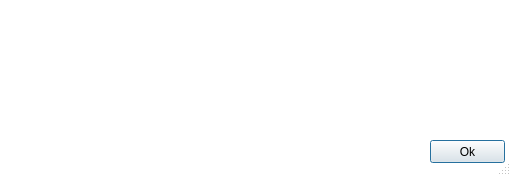
<?xml version="1.0" encoding="UTF-8"?>
<ui version="4.0">
 <class>InfoDialog</class>
 <widget class="QDialog" name="InfoDialog">
  <property name="windowModality">
   <enum>Qt::ApplicationModal</enum>
  </property>
  <property name="geometry">
   <rect>
    <x>0</x>
    <y>0</y>
    <width>511</width>
    <height>176</height>
   </rect>
  </property>
  <property name="palette">
   <palette>
    <active>
     <colorrole role="Base">
      <brush brushstyle="SolidPattern">
       <color alpha="255">
        <red>255</red>
        <green>255</green>
        <blue>255</blue>
       </color>
      </brush>
     </colorrole>
     <colorrole role="Window">
      <brush brushstyle="SolidPattern">
       <color alpha="255">
        <red>255</red>
        <green>255</green>
        <blue>255</blue>
       </color>
      </brush>
     </colorrole>
    </active>
    <inactive>
     <colorrole role="Base">
      <brush brushstyle="SolidPattern">
       <color alpha="255">
        <red>255</red>
        <green>255</green>
        <blue>255</blue>
       </color>
      </brush>
     </colorrole>
     <colorrole role="Window">
      <brush brushstyle="SolidPattern">
       <color alpha="255">
        <red>255</red>
        <green>255</green>
        <blue>255</blue>
       </color>
      </brush>
     </colorrole>
    </inactive>
    <disabled>
     <colorrole role="Base">
      <brush brushstyle="SolidPattern">
       <color alpha="255">
        <red>255</red>
        <green>255</green>
        <blue>255</blue>
       </color>
      </brush>
     </colorrole>
     <colorrole role="Window">
      <brush brushstyle="SolidPattern">
       <color alpha="255">
        <red>255</red>
        <green>255</green>
        <blue>255</blue>
       </color>
      </brush>
     </colorrole>
    </disabled>
   </palette>
  </property>
  <property name="windowTitle">
   <string>Espace Collaboratif IGN</string>
  </property>
  <property name="autoFillBackground">
   <bool>false</bool>
  </property>
  <property name="sizeGripEnabled">
   <bool>true</bool>
  </property>
  <property name="modal">
   <bool>true</bool>
  </property>
  <widget class="QLabel" name="label">
   <property name="geometry">
    <rect>
     <x>20</x>
     <y>20</y>
     <width>46</width>
     <height>13</height>
    </rect>
   </property>
   <property name="text">
    <string/>
   </property>
   <property name="pixmap">
    <pixmap>:/plugins/RipartPlugin/icon.png</pixmap>
   </property>
  </widget>
  <widget class="QLabel" name="logo">
   <property name="geometry">
    <rect>
     <x>10</x>
     <y>0</y>
     <width>121</width>
     <height>141</height>
    </rect>
   </property>
   <property name="font">
    <font>
     <pointsize>10</pointsize>
    </font>
   </property>
   <property name="text">
    <string/>
   </property>
   <property name="scaledContents">
    <bool>true</bool>
   </property>
  </widget>
  <widget class="QTextBrowser" name="textInfo">
   <property name="geometry">
    <rect>
     <x>150</x>
     <y>10</y>
     <width>341</width>
     <height>121</height>
    </rect>
   </property>
   <property name="palette">
    <palette>
     <active>
      <colorrole role="WindowText">
       <brush brushstyle="SolidPattern">
        <color alpha="255">
         <red>0</red>
         <green>0</green>
         <blue>0</blue>
        </color>
       </brush>
      </colorrole>
      <colorrole role="Text">
       <brush brushstyle="SolidPattern">
        <color alpha="255">
         <red>81</red>
         <green>81</green>
         <blue>81</blue>
        </color>
       </brush>
      </colorrole>
     </active>
     <inactive>
      <colorrole role="WindowText">
       <brush brushstyle="SolidPattern">
        <color alpha="255">
         <red>0</red>
         <green>0</green>
         <blue>0</blue>
        </color>
       </brush>
      </colorrole>
      <colorrole role="Text">
       <brush brushstyle="SolidPattern">
        <color alpha="255">
         <red>81</red>
         <green>81</green>
         <blue>81</blue>
        </color>
       </brush>
      </colorrole>
     </inactive>
     <disabled>
      <colorrole role="WindowText">
       <brush brushstyle="SolidPattern">
        <color alpha="255">
         <red>120</red>
         <green>120</green>
         <blue>120</blue>
        </color>
       </brush>
      </colorrole>
      <colorrole role="Text">
       <brush brushstyle="SolidPattern">
        <color alpha="255">
         <red>120</red>
         <green>120</green>
         <blue>120</blue>
        </color>
       </brush>
      </colorrole>
     </disabled>
    </palette>
   </property>
   <property name="font">
    <font>
     <pointsize>9</pointsize>
    </font>
   </property>
   <property name="frameShape">
    <enum>QFrame::NoFrame</enum>
   </property>
   <property name="lineWidth">
    <number>0</number>
   </property>
  </widget>
  <widget class="QPushButton" name="btnOK">
   <property name="geometry">
    <rect>
     <x>430</x>
     <y>140</y>
     <width>75</width>
     <height>23</height>
    </rect>
   </property>
   <property name="text">
    <string>Ok</string>
   </property>
  </widget>
 </widget>
 <connections/>
</ui>
